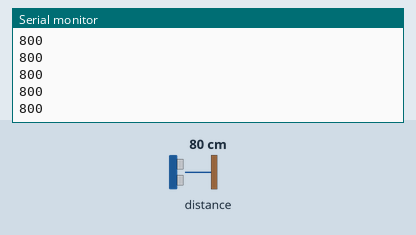
This sketch was run on a simulated Arduino Uno, built with avr-gcc and run on an emulated ATmega328P. Shown: the last lines printed to the serial monitor. The test bench sets the inputs (shaded band); at power-on: distance to the obstacle 80 cm.

Above: at 1.2 s.
1.3 s: distance to the obstacle set to 2 cm
At 1.43 s:
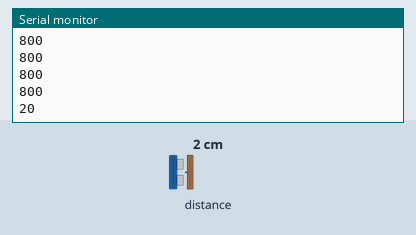
2.8 s: distance to the obstacle set to 4 cm
At 2.85 s:
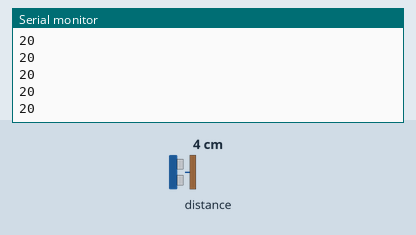
Timing chart, 0 to 5.8 s (numbered marks = the images above; inputs shaded):
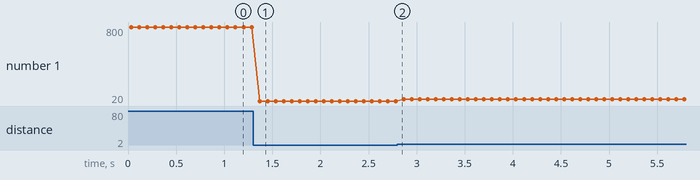

Measured:
- after the input at 1.3 s, the serial monitor: prints a new line after 0.07 s (image 1)
- plotted number 1: 800 → 20 after the input at 1.3 s, 20 → 40 after the input at 2.8 s

The sketch:

sensorDistancia.ino
```cpp
#include <Wire.h>
#include <VL53L1X.h>

VL53L1X tof;

void setup() {
  Serial.begin(115200);
  Wire.begin();
  tof.setTimeout(500);

  if (!tof.init()) {
    Serial.println("No se detecta VL53L1X");
    while (1) {}
  }

  tof.setDistanceMode(VL53L1X::Short);
  tof.setMeasurementTimingBudget(30000);
  tof.startContinuous(30);
}

void loop() {
  int d = tof.read();
  if (!tof.timeoutOccurred()) {
    Serial.println(d);
  }
  delay(50);
}
```
